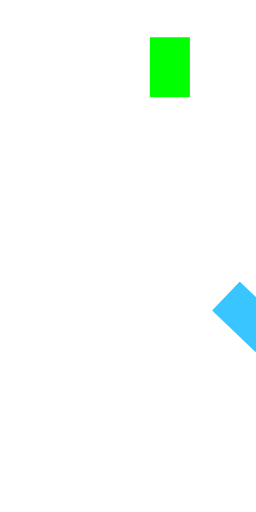
Frame 1 (no input)
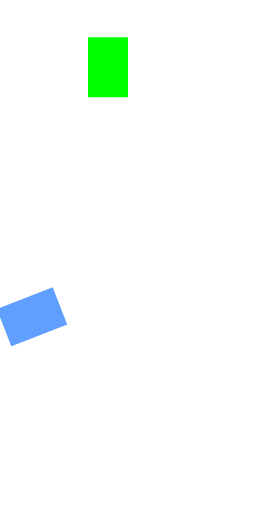
Frame 60 (the mouse pressed at the canvas centre just before this capture)
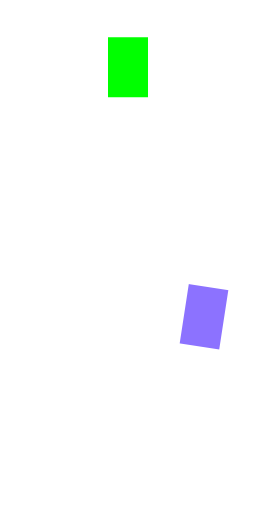
Frame 120 (the mouse held since frame 60 and released just before this capture)

The Processing sketch that drew these frames (run headless with seeded random() and noise(); from frame 60 on, the mouse is pressed at the canvas centre):

// Processing sketch: esercizio_1
// ── esercizio_1.pde
Block b,ab;
float hY;

void setup()
{
  size(256,512);
  hY=height/2;
  b=new Block(random(1,width),random(1,hY),40,60);
  ab=new AmazingBlock(random(1,width),random(hY,height),40,60);
}

void draw()
{
  background(255);
  b.run();
  ab.run();
 
}

void keyPressed()
{
  if((key=='r')||(key=='R'))
    setup();
}
// ── AmazingBlock.pde
class AmazingBlock extends Block
{
  float a;
  AmazingBlock(float _x, float _y, float _w, float _h)
  {
    super(_x,_y,_w,_h);
    a=random(0,360);
  }
  
  void display()
  {
    noStroke();
    rectMode(CENTER);
    
    fill(a%256,255-(a%256),255);
    
    pushMatrix();
    translate(x,y);
    rotate(radians(a));
    rect(0,0,w,h);
    popMatrix();
  }
  
  void move()
  {
    a+=5;
    super.move();
  }
  
    
}
// ── Block.pde
class Block
{
     float x,y,w,h,sx;
     
     Block(float _x, float _y, float _w, float _h)
     {
       x=_x; y=_y; w=_w; h=_h; sx=4;
     }
     
     void display()
     {
       noStroke();
       fill(0,255,0);
       rectMode(CENTER);
       rect(x,y,w,h);
     }
     
     void move()
     {
       x+=sx;
       if(x>width)
       {
         sx=-sx;
         x=width;
       }
       
       if(x<0)
       {
         sx=-sx;
         x=0;
       }
     }
     
     void run()
     {
       move();
       display();
     }
     
}
